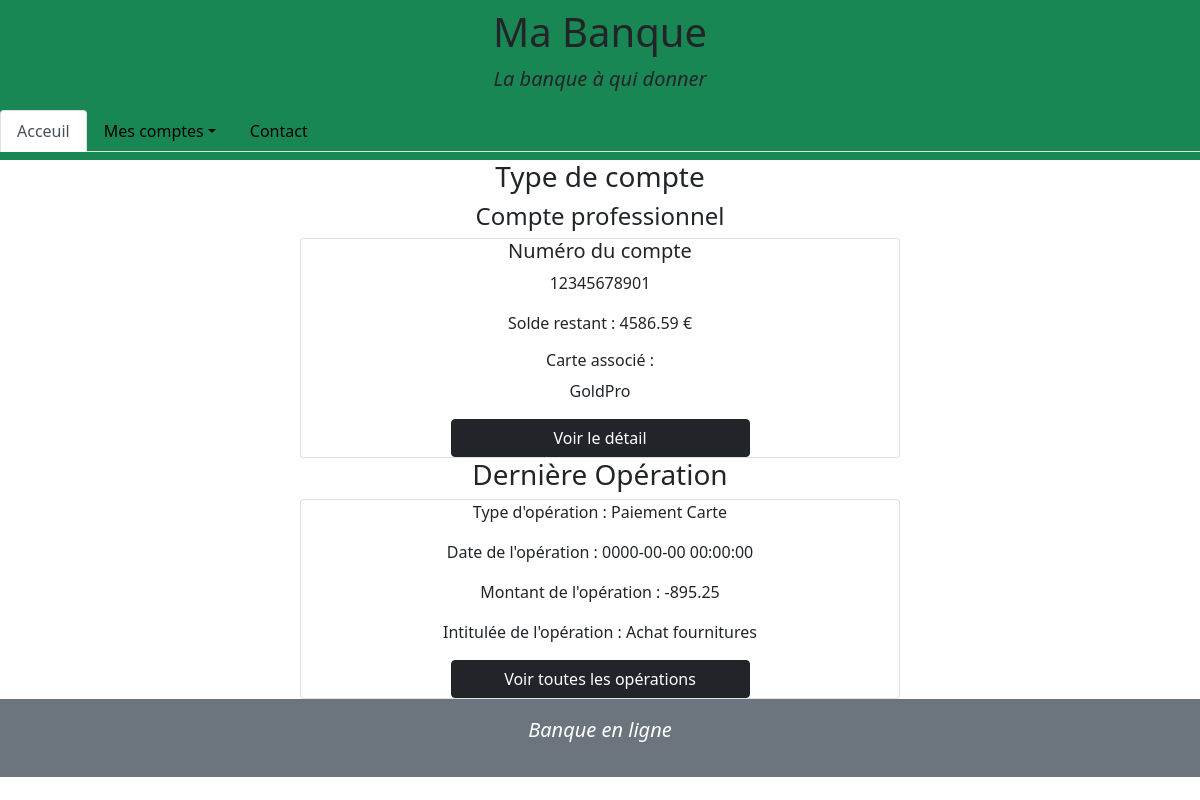
The app's page /singleAccount.php?id=5 (signed in) with its own data.
### tables this page shows
CREATE TABLE credit_card (
    id INT UNSIGNED NOT NULL AUTO_INCREMENT,
    account_id INT UNSIGNED NOT NULL,
    card_number VARCHAR(16) NOT NULL,
    crypto INT(3) NOT NULL,
    card_type VARCHAR(15) NOT NULL,
    payement_perm INT(5) NOT NULL,
    debit_perm INT(5) NOT NULL,
    without_contact VARCHAR(5) NOT NULL,
    code INT(4) NOT NULL,
    PRIMARY KEY (id),
    FOREIGN KEY (account_id) REFERENCES account(id)
);

CREATE TABLE account (
    id INT UNSIGNED NOT NULL AUTO_INCREMENT,
    account_type VARCHAR(50) NOT NULL,
    create_date TIMESTAMP NOT NULL,
    account_number VARCHAR(11) NOT NULL,
    amount DECIMAL(10,2) NOT NULL,
    uncover_permission INT(20),
    customer_id INT UNSIGNED NOT NULL,
    PRIMARY KEY (id),
    FOREIGN KEY (customer_id) REFERENCES customer(id)
);

CREATE TABLE operation (
    id INT UNSIGNED NOT NULL AUTO_INCREMENT,
    operation_date TIMESTAMP NOT NULL,
    operation_type VARCHAR(15) NOT NULL,
    operation_amount DECIMAL(10,2) NOT NULL,
    label VARCHAR(50) NOT NULL,
    account_id INT UNSIGNED NOT NULL,
    PRIMARY KEY (id),
    FOREIGN KEY (account_id) REFERENCES account(id)    
);

### singleAccount.php (called while the page is built, shortened)
<?php
require "model/connexion.php";
require "model/accounts.php";
require "model/operations.php";
if(isset($_GET["id"]) && !empty($_GET["id"])) {
    $account = getAccount($db, $_GET["id"]);
    $lastOperation = lastOperation($db, $_GET["id"]);
}
else {
    header("Location:index.php");
}
include "view/singleAccountView.php"
?>

### model/accounts.php (called while the page is built, shortened)
<?php
function getAccount(PDO $db, int $id) {
    $query = $db->prepare(
        "SELECT * FROM account AS a
        LEFT JOIN credit_card AS c
        ON  c.account_id = a.id
        WHERE a.id=:id"
    );
    $query->execute([
        "id" => $id
    ]);
    $result = $query->fetchAll(PDO::FETCH_ASSOC);
    return $result;
}
?>

### model/operations.php (called while the page is built, shortened)
<?php
function lastOperation(PDO $db, $id) {
    $query = $db->prepare("SELECT * FROM operation WHERE account_id=:id ORDER BY id DESC LIMIT 1"
    );
    $query->execute([
        "id" => $id
    ]);
    $result = $query->fetchAll(PDO::FETCH_ASSOC);
    return $result;
}
?>

### view/singleAccountView.php (the view)
<?php
    include "view/layout/header.php"
?>
<div class="text-center">
<h3>Type de compte</h3>
<h4><?php echo $account[0]["account_type"];?></h4>
<div class="card w-50 text-center mx-auto">
    <h5>Numéro du compte</h5>
    <p><?php echo $account[0]["account_number"];?></p>
    <p>Solde restant : <?php echo $account[0]["amount"];?> €</p>
    <h6>Carte associé :</h6>
    <p><?php echo $account[0]["card_type"];?></p>
<a class="btn btn-dark w-50 mx-auto" href="singleCard.php?id=<?php echo $account[0]["id"]?>">Voir le détail</a>
</div>
<h3>Dernière Opération</h3>
    <div class= "card w-50 text-center mx-auto">
        <p>Type d'opération : <?php echo $lastOperation[0]["operation_type"];?> </p>
        <p>Date de l'opération : <?php echo $lastOperation[0]["operation_date"];?> </p>
        <p>Montant de l'opération : <?php echo $lastOperation[0]["operation_amount"];?> </p>
        <p>Intitulée de l'opération : <?php echo $lastOperation[0]["label"];?> </p>
        <a class="btn btn-dark w-50 mx-auto" href="allOperations.php?id=<?php echo $_GET["id"]?>">Voir toutes les opérations</a>
    </div>
    </div>
<?php
    include "view/layout/footer.php";
?>

### records on screen
credit_card: account.account_type "Compte professionnel", account.account_number "12345678901", account.amount "4586.59", card_type "GoldPro"
operation: operation_type "Paiement Carte", operation_date "0000-00-00 00:00:00", operation_amount "-895.25", label "Achat fournitures"
